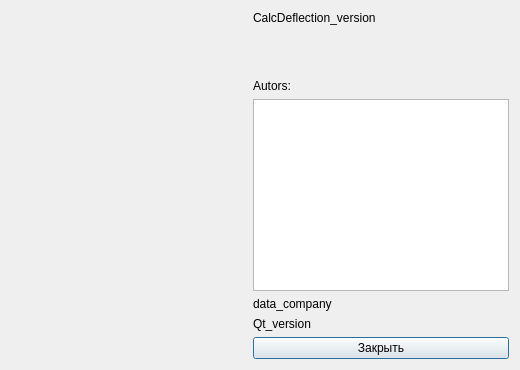
<?xml version="1.0" encoding="UTF-8"?>
<ui version="4.0">
 <class>Dialog</class>
 <widget class="QDialog" name="Dialog">
  <property name="geometry">
   <rect>
    <x>0</x>
    <y>0</y>
    <width>520</width>
    <height>370</height>
   </rect>
  </property>
  <property name="windowTitle">
   <string>Dialog</string>
  </property>
  <layout class="QGridLayout" name="gridLayout">
   <item row="0" column="2">
    <widget class="QLabel" name="label_version">
     <property name="text">
      <string>CalcDeflection_version</string>
     </property>
    </widget>
   </item>
   <item row="2" column="2">
    <widget class="QLabel" name="label_autors">
     <property name="text">
      <string>Autors:</string>
     </property>
    </widget>
   </item>
   <item row="5" column="2">
    <widget class="QLabel" name="label_data_company">
     <property name="text">
      <string>data_company</string>
     </property>
    </widget>
   </item>
   <item row="6" column="2">
    <widget class="QLabel" name="label_qtversion">
     <property name="text">
      <string>Qt_version</string>
     </property>
    </widget>
   </item>
   <item row="7" column="0">
    <spacer name="horizontalSpacer">
     <property name="orientation">
      <enum>Qt::Horizontal</enum>
     </property>
     <property name="sizeHint" stdset="0">
      <size>
       <width>40</width>
       <height>20</height>
      </size>
     </property>
    </spacer>
   </item>
   <item row="7" column="2">
    <widget class="QPushButton" name="pushButton_close">
     <property name="text">
      <string>Закрыть</string>
     </property>
    </widget>
   </item>
   <item row="3" column="2" rowspan="2">
    <widget class="QTextBrowser" name="textBrowser_autors"/>
   </item>
   <item row="0" column="0" rowspan="7">
    <widget class="QLabel" name="label_image">
     <property name="text">
      <string/>
     </property>
    </widget>
   </item>
   <item row="1" column="1" colspan="2">
    <spacer name="verticalSpacer_2">
     <property name="orientation">
      <enum>Qt::Vertical</enum>
     </property>
     <property name="sizeHint" stdset="0">
      <size>
       <width>20</width>
       <height>40</height>
      </size>
     </property>
    </spacer>
   </item>
  </layout>
 </widget>
 <resources/>
 <connections/>
</ui>
